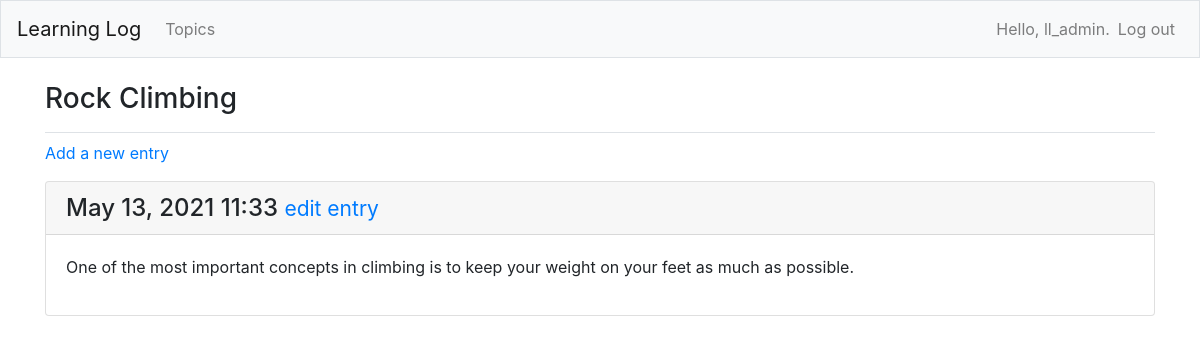
The page /topics/2/ (signed in) on the database its author committed.
### learning_logs/models.py (models this page shows, shortened)
class Topic(models.Model):
    text = models.CharField(max_length=200)
    date_added = models.DateTimeField(auto_now_add=True)
    owner = models.ForeignKey(User, on_delete=models.CASCADE)
    def __str__(self):
        return self.text

class Entry(models.Model):
    topic = models.ForeignKey(Topic, on_delete=models.CASCADE)
    text = models.TextField()
    date_added = models.DateTimeField(auto_now_add=True)
    class Meta:
        verbose_name_plural = 'entries'

### learning_logs/views.py (the view)
# urls.py: path('topics/<int:topic_id>/', views.topic, name='topic'),
@login_required
def topic(request, topic_id):
    topic = Topic.objects.get(id=topic_id)
    if topic.owner != request.user:
        raise Http404
    entries = topic.entry_set.order_by('-date_added')
    context = {'topic': topic, 'entries': entries}
    return render(request, 'learning_logs/topic.html', context)

### learning_logs/templates/learning_logs/topic.html
{% extends "learning_logs/base.html" %}
{% block page_header %}
<h3>{{ topic }}</h3>
{% endblock page_header %}
{% block content %}
<p>
    <a href="{% url 'learning_logs:new_entry' topic.id %}">Add a new entry</a>
</p>
{% for entry in entries %}
<div class="card mb-3">
    <h4 class="card-header">
        {{ entry.date_added|date:'M d, Y H:i' }}
        <small><a href="{% url 'learning_logs:edit_entry' entry.id %}">edit entry</a></small>
    </h4>
    <div class="card-body">
        {{ entry.text|linebreaks }}
    </div>
    {% empty %}
    <p>There are no entries for this topic yet.</p>
    {% endfor %}
    {% endblock content %}

### learning_logs/templates/learning_logs/base.html (shortened to what this page needs)
{% load bootstrap4 %}
<!doctype html>
<html lang="en" <head>
{% bootstrap_css %}
</head>
<body>
    <nav class="navbar navbar-expand-md navbar-light bg-light mb-4 border">
        <a class="navbar-brand" href="{% url 'learning_logs:index' %}">Learning Log</a>
        <div class="collapse navbar-collapse" id="navbarCollapse">
            <ul class="navbar-nav mr-auto">
                <li class="nav-item">
                    <a class="nav-link" href="{% url 'learning_logs:topics' %}">
                        Topics</a>
                </li>
            </ul>
            <ul class="navbar-nav ml-auto">
                {% if user.is_authenticated %}
                <li class="nav-item">
                    <span class="navbar-text" }">Hello, {{ user.username }}.</span>
                </li>
                <li class="nav-item">
                    <a class="nav-link" href="{% url 'users:logout' %}">Log out</a>
                </li>
                {% endif %}
            </ul>
        </div>
    </nav>
    <main role="main" class="container">
        <div class="pb-2 mb-2 border-bottom">
            {% block page_header %}{% endblock page_header %}
        </div>
        <div>
            {% block content %}{% endblock content %}
        </div>
    </main>
</body>
</html>

### rows shown on the page
Topic: text "Rock Climbing"
Entry: date_added "May 13, 2021 11:33", text "One of the most important concepts in climbing is to keep your weight on your feet as much as possible."

### other values the page prints
{{ user.username }} "ll_admin"
